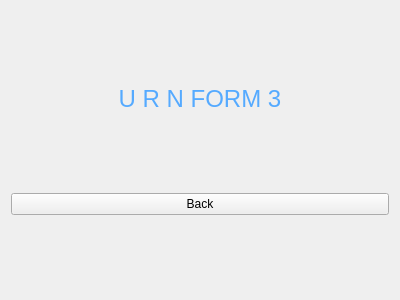
<?xml version="1.0" encoding="UTF-8"?>
<ui version="4.0">
 <class>Form</class>
 <widget class="QWidget" name="Form">
  <property name="geometry">
   <rect>
    <x>0</x>
    <y>0</y>
    <width>400</width>
    <height>300</height>
   </rect>
  </property>
  <property name="windowTitle">
   <string>Form</string>
  </property>
  <layout class="QGridLayout" name="gridLayout">
   <item row="0" column="0">
    <spacer name="verticalSpacer_3">
     <property name="orientation">
      <enum>Qt::Vertical</enum>
     </property>
     <property name="sizeHint" stdset="0">
      <size>
       <width>20</width>
       <height>66</height>
      </size>
     </property>
    </spacer>
   </item>
   <item row="1" column="0">
    <widget class="QLabel" name="label">
     <property name="font">
      <font>
       <pointsize>18</pointsize>
      </font>
     </property>
     <property name="styleSheet">
      <string notr="true">color: rgb(85, 170, 255);</string>
     </property>
     <property name="text">
      <string>U R N FORM 3</string>
     </property>
     <property name="alignment">
      <set>Qt::AlignCenter</set>
     </property>
    </widget>
   </item>
   <item row="2" column="0">
    <spacer name="verticalSpacer_2">
     <property name="orientation">
      <enum>Qt::Vertical</enum>
     </property>
     <property name="sizeHint" stdset="0">
      <size>
       <width>20</width>
       <height>65</height>
      </size>
     </property>
    </spacer>
   </item>
   <item row="3" column="0">
    <widget class="QPushButton" name="bck_btn3">
     <property name="text">
      <string>Back</string>
     </property>
    </widget>
   </item>
   <item row="4" column="0">
    <spacer name="verticalSpacer">
     <property name="orientation">
      <enum>Qt::Vertical</enum>
     </property>
     <property name="sizeHint" stdset="0">
      <size>
       <width>20</width>
       <height>66</height>
      </size>
     </property>
    </spacer>
   </item>
  </layout>
 </widget>
 <resources/>
 <connections/>
</ui>
